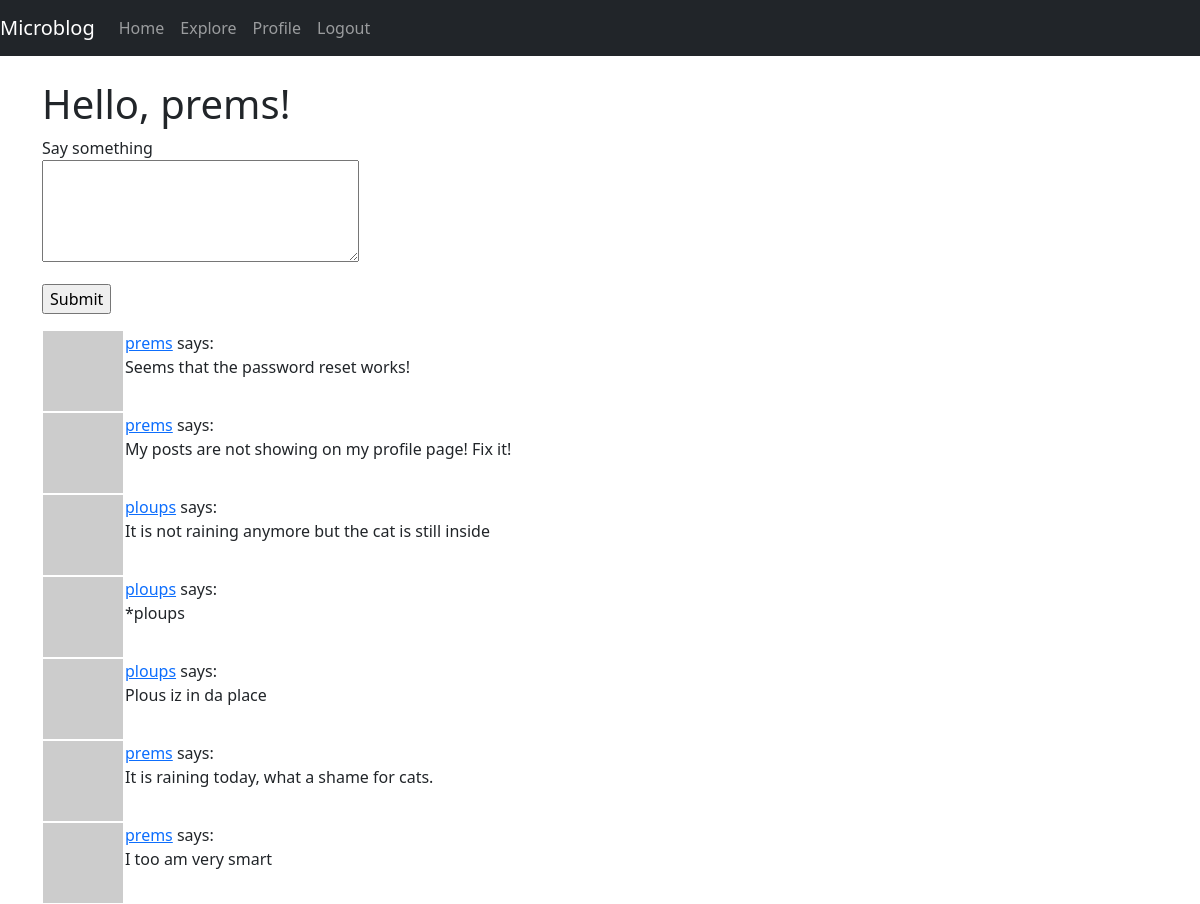
The app's page /index (signed in) with its own data.
### app/models.py (models this page shows, shortened)
class User(UserMixin, db.Model):
    id: so.Mapped[int] = so.mapped_column(primary_key=True)
    username: so.Mapped[str] = so.mapped_column(sa.String(64), index=True, unique=True)
    email: so.Mapped[str] = so.mapped_column(sa.String(120), index=True, unique=True)
    password_hash: so.Mapped[Optional[str]] = so.mapped_column(sa.String(256))
    posts: so.WriteOnlyMapped["Post"] = so.relationship(back_populates="author")
    about_me: so.Mapped[Optional[str]] = so.mapped_column(sa.String(140))
    last_seen: so.Mapped[Optional[datetime]] = so.mapped_column(
        default=lambda: datetime.now(timezone.utc)
    )
    following: so.WriteOnlyMapped["User"] = so.relationship(
        secondary=followers,
        primaryjoin=(followers.c.follower_id == id),
        secondaryjoin=(followers.c.followed_id == id),
        back_populates="followers",
    )
    followers: so.WriteOnlyMapped["User"] = so.relationship(
        secondary=followers,
        primaryjoin=(followers.c.followed_id == id),
        secondaryjoin=(followers.c.follower_id == id),
        back_populates="following",
    )
    def avatar(self, size):
        digest = md5(self.email.lower().encode("utf-8")).hexdigest()
        return f"https://www.gravatar.com/avatar/{digest}?d=identicon&s={size}"
    def following_posts(self):
        Author = so.aliased(User)
        Follower = so.aliased(User)
        return (
            sa.select(Post)
            .join(Post.author.of_type(Author))
            .join(Author.followers.of_type(Follower), isouter=True)
            .where(sa.or_(Follower.id == self.id, Author.id == self.id))
            .group_by(Post)
            .order_by(Post.timestamp.desc())
        )

class Post(db.Model):
    id: so.Mapped[int] = so.mapped_column(primary_key=True)
    body: so.Mapped[str] = so.mapped_column(sa.String(140))
    timestamp: so.Mapped[datetime] = so.mapped_column(
        index=True, default=lambda: datetime.now(timezone.utc)
    )
    user_id: so.Mapped[int] = so.mapped_column(sa.ForeignKey(User.id), index=True)
    author: so.Mapped[User] = so.relationship(back_populates="posts")

### app/routes.py (the view)
@app.route("/", methods=["GET", "POST"])
@app.route("/index", methods=["GET", "POST"])
@login_required
def index():
    form = PostForm()
    if form.validate_on_submit():
        post = Post(body=form.post.data, author=current_user)
        db.session.add(post)
        db.session.commit()
        flash("Your post is posted :)")
        return redirect(url_for("index"))
    page = request.args.get("page", 1, int)
    posts = db.paginate(
        current_user.following_posts(),
        page=page,
        per_page=app.config["POSTS_PER_PAGE"],
        error_out=False,
    )
    prev_url = url_for("index", page=posts.prev_num) if posts.has_prev else None
    next_url = url_for("index", page=posts.next_num) if posts.has_next else None
    return render_template(
        "index.html",
        title="Home",
        form=form,
        posts=posts,
        prev_url=prev_url,
        next_url=next_url,
    )

### app/forms.py
class PostForm(FlaskForm):
    post = TextAreaField(
        "Say something", validators=[DataRequired(), Length(min=1, max=140)]
    )
    submit = SubmitField("Submit")

### app/models.py (called while the page is built)
@login.user_loader
def load_user(id):
    return db.session.get(User, int(id))

### app/routes.py (called while the page is built)
@app.before_request
def before_request():
    if current_user.is_authenticated:
        current_user.last_seen = datetime.now(timezone.utc)
        db.session.commit()

### app/templates/index.html (shortened to what this page needs)
{% extends 'base.html' %}
{% block content %}
<h1>Hello, {{ current_user.username }}!</h1>
{% if form %}
<form action="" method="post">
  <p>
    {{ form.post.label }}<br>
    {{ form.post(cols=32, rows=4) }}<br>
  </p>
  <p>{{ form.submit() }}</p>
</form>
{% endif %}
{% for post in posts %}
{% include '_post.html' %}
{% endfor %}
{% endblock %}

### app/templates/_post.html
<table>
    <tr valign="top">
        <td><img src="{{ post.author.avatar(36) }}"></td>
        <td><a href="{{ url_for('user', username=post.author.username) }}">{{ post.author.username }}</a> says:<br>
            {{ post.body }}</td>
    </tr>
</table>

### records on screen
User: username "prems"
Post: author.username "prems", body "Seems that the password reset works!"
Post: author.username "prems", body "My posts are not showing on my profile page! Fix it!"
Post: author.username "ploups", body "It is not raining anymore but the cat is still inside"
Post: author.username "ploups", body "*ploups"
Post: author.username "ploups", body "Plous iz in da place"
Post: author.username "prems", body "It is raining today, what a shame for cats."
Post: author.username "prems", body "I too am very smart"
